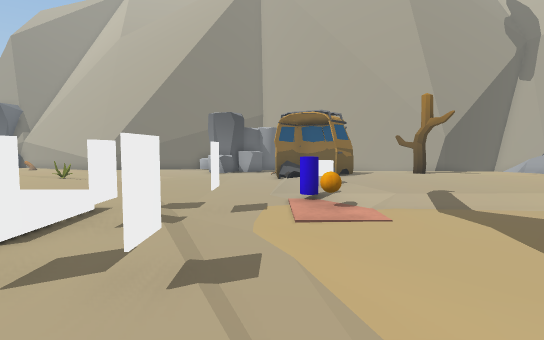
View 1 (above)

24 first-person views from a walk through a Unity game level. The camera is 1.3 m above the floor, tilts 4° down and sees 80° across. The floor is counted in squares, 1 m on a side. Each view is taken from the middle of a square. On the plan, view 1 faces up. The plan holds only what a view shows up to about 14 squares ahead; the rest is blank. The place goes on beyond the plan. The player character is not drawn.

View 2
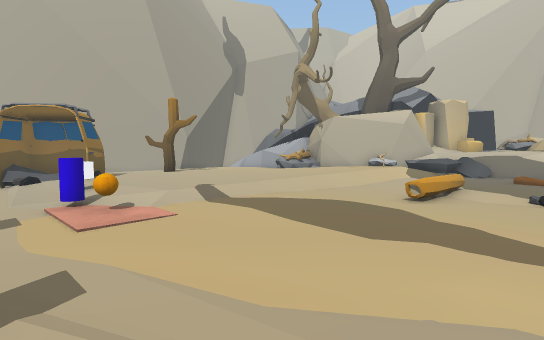

View 3
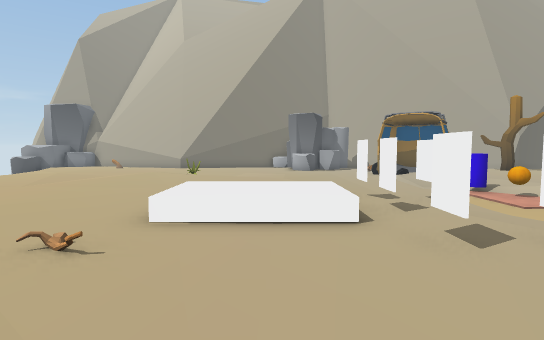

View 4
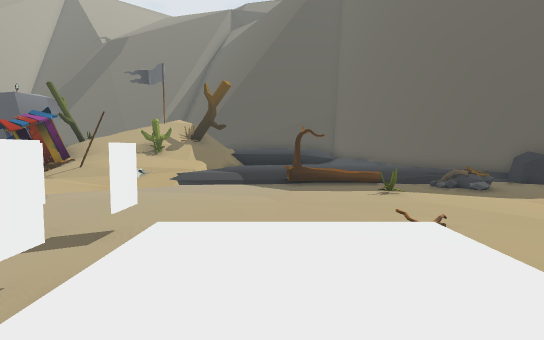

View 5
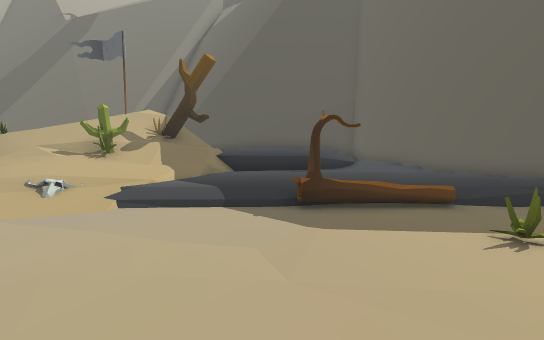

View 6
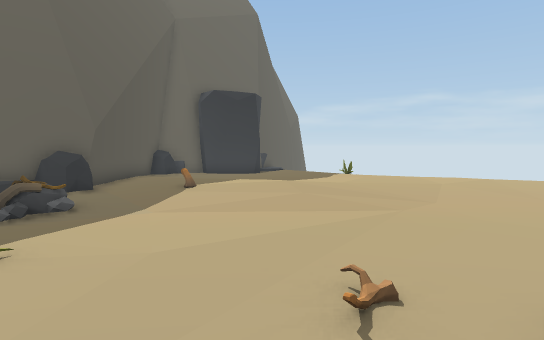

View 7
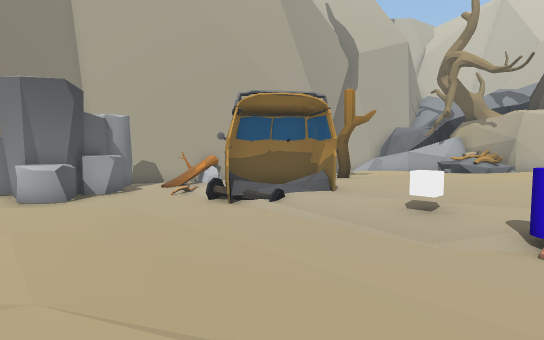

View 8
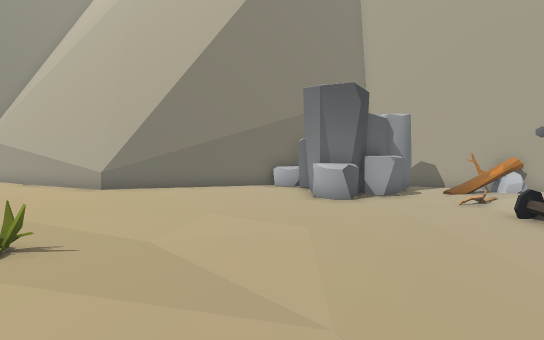

View 9
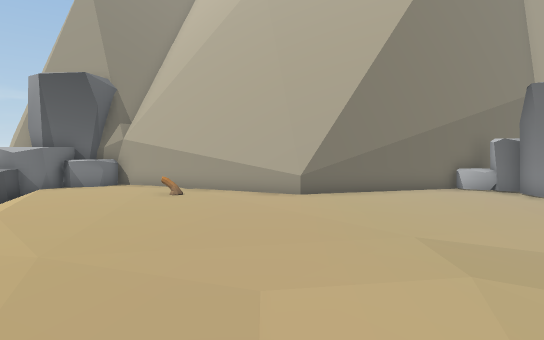

View 10
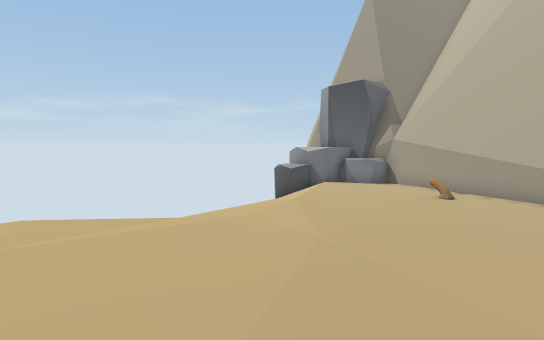

View 11
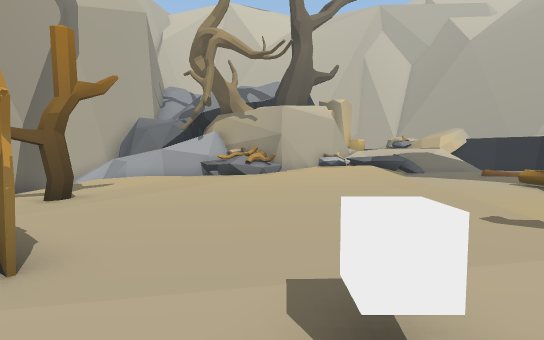

View 12
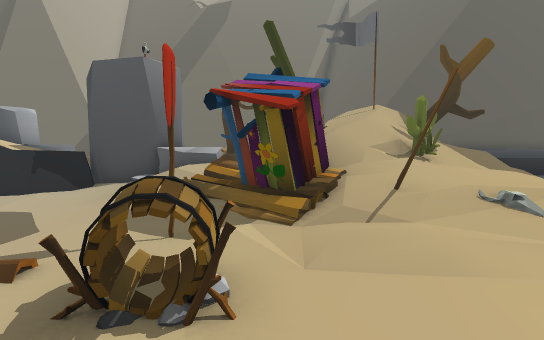

View 13
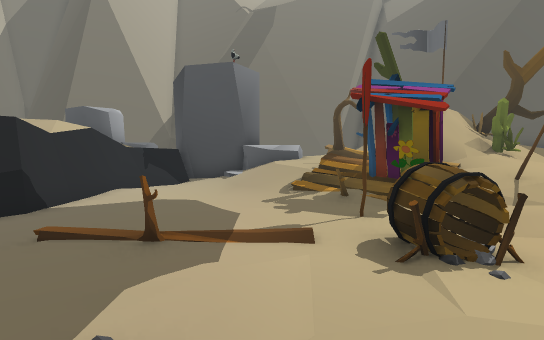

View 14
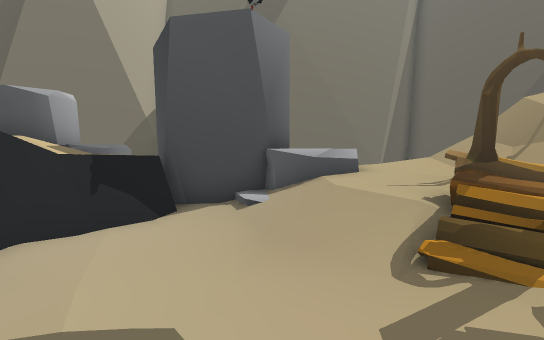

View 15
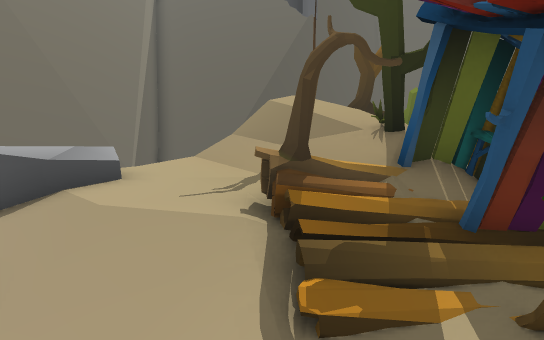

View 16
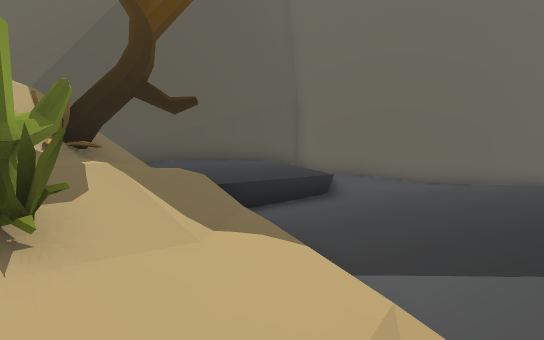

View 17
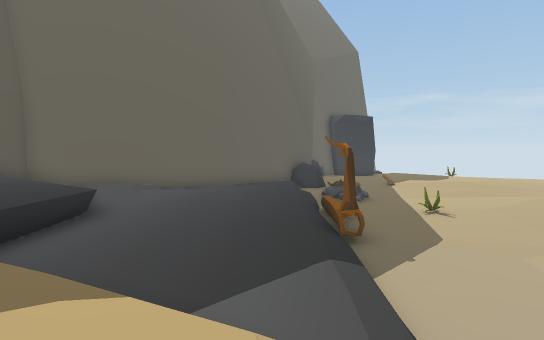

View 18
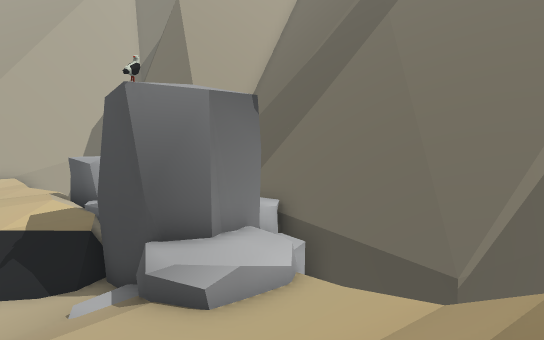

View 19
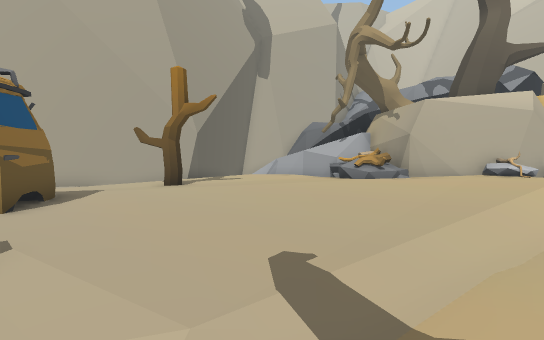

View 20
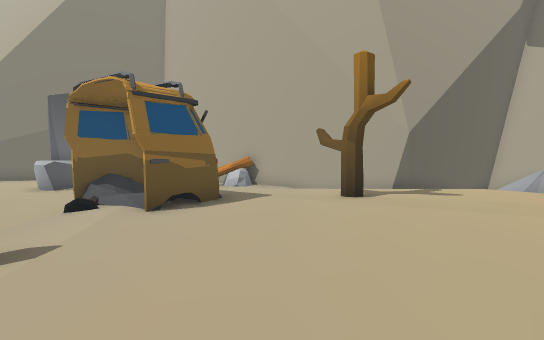

View 21
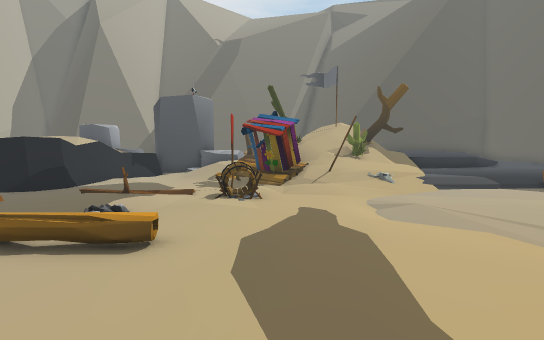

View 22
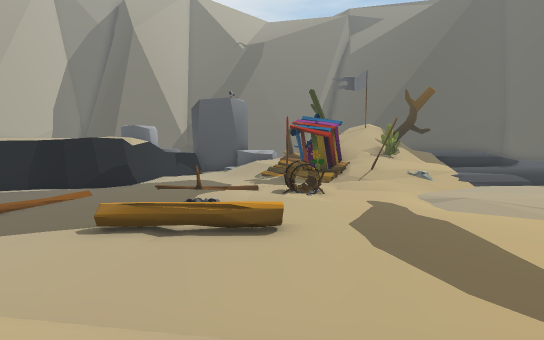

View 23
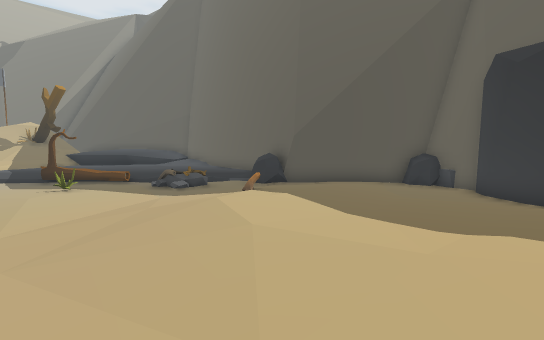

View 24
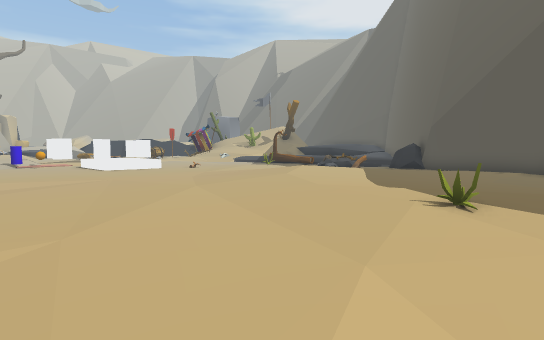

### Floor plan
Key: @ floor where view 1 was taken; # wall or solid block; . main floor; : floor 0.25 m higher than the main floor; - floor 0.25 m lower than the main floor; + floor 0.5 m higher than the main floor; * floor 0.75 m higher than the main floor; % floor 1 m higher than the main floor; & floor 1.25 m higher than the main floor; $ floor 3 m higher than the main floor; / step, stairs or slope; = window, fence, low wall or low ledge; ^ raised ledge; v drop or lower ground; B bus; P plant; C white cube; L blue cylinder; R orange ball; K rock; E pole; F flag; O other object.
Columns run from 21 left of view 1 to 14 right of it. Each row starts with its distance up from view 1.
 24 #####
 23 #^^-####       ####   ##
 22 #------###  ####KK   #=###
 21 ^--------####-----####-OO###
 20  /--..O----------K KK-//O--###   ###
 19  /......--..-----KKKK----   /##### =
 18   /............---K--//       //  /=
 17   -.............------/  ..OO.....==
 16   -.................-/BBB...O......=
 15   =.................-BB.BB.........#
 14   /-..........-.....--.OB.:::.....=#
 13   /........:.P.......-..B:::::::..O
 12  /-........:::.......-..:::::::::/ =
 11 /-........::::..........:::::::::O=#
 10  .........::...........C:::::::::::#
  9 -.......:.:...........L.::::::::::::
  8 /....::::::...........L/::::::::::::
  7 /....::::.........=.=.R.////////:+++
  6 /..:::::....../+++..............///
  5 .P:::::::...../+++=................
  4  ::.::::::....////..................
  3  ....::+::........=.=.......////....
  2 .....::+:...........................
  1 .....::::..............-....../.../
  0 ....::::.............@.-....../...//
 -1 ....:::......P........./...O.::.../.
 -2 ...........................O..O//...
 -3 KK.......OO..........-//::..........
 -4 K#####KK.//.//OO....///////#......##
 -5      ##K//://://///////E/OOO......##
 -6       ##++++++++++://////OOO/.....#
 -7        #++++++++++://////OOO///...#
 -8        ##++++++++++///P//O/O+//..=#
 -9         ##+++++++++//O/////**//..=#
-10          ##+++/=vv=O///////**///###
-11           #+///%%% OP/F////*/ K####K
-12           ##/ %%%%%  P$////*/ K   OK
-13            ##/&&&&&      //// K  OOK
-14             ####&&&           KK   v
-15                #####      vvv=#KK ##
-16                      ##v v#######
-17                       ^vv##

Positions as (right, up) in squares from view 1, and headings:
1: (0, 0), facing up
2: (-1, 0), facing up-right
3: (-5, -1), facing up
4: (-5, 8), facing down
5: (-5, 3), facing down
6: (-5, 2), facing left
7: (-5, 8), facing up-right
8: (-5, 9), facing up
9: (-12, 10), facing up
10: (-12, 10), facing up-left
11: (0, 11), facing right
12: (5, 1), facing down
13: (8, 2), facing down
14: (9, -3), facing down
15: (9, -5), facing down-left
16: (1, -5), facing down-left
17: (1, -6), facing left
18: (3, -8), facing down-right
19: (2, 6), facing up-right
20: (5, 7), facing up
21: (5, 8), facing down
22: (7, 9), facing down
23: (-15, 9), facing down
24: (-21, 11), facing down-right
